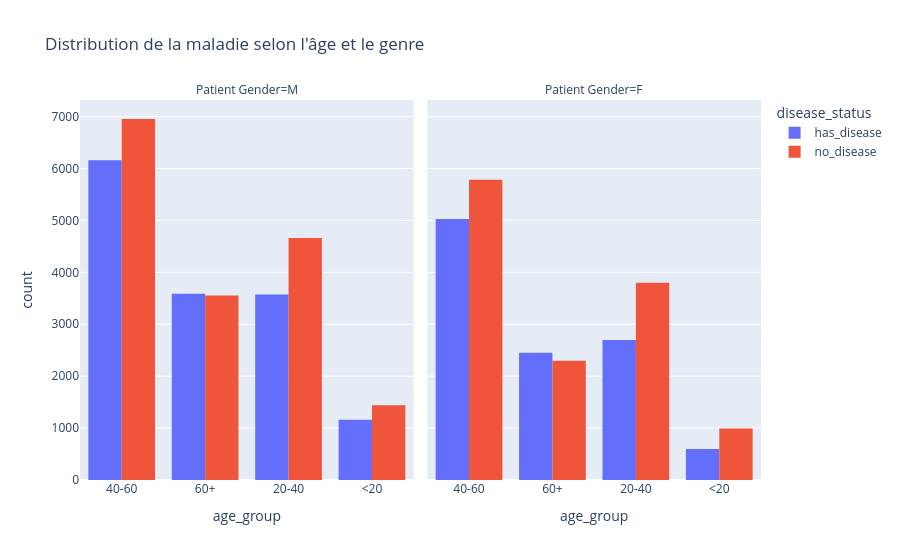

Write notebook code for a chart like this one.
### Code cell
fig = px.histogram(
    df,
    x="age_group",
    color="disease_status",
    facet_col="Patient Gender",
    barmode="group",
    title="Distribution de la maladie selon l'âge et le genre"
)

fig.show()

### Figure 1 — Plotly figure (JSON) as saved in the notebook; plotly's stock layout.template omitted (floating-point values rounded to 4 significant figures; data arrays with more than 128 entries replaced by an {"elided": "..."} marker saying what was removed)
{"data": [{"alignmentgroup": "True", "bingroup": "x", "hovertemplate": "disease_status=has_disease<br>Patient Gender=M<br>age_group=%{x}<br>count=%{y}<extra></extra>", "legendgroup": "has_disease", "marker": {"color": "#636efa", "pattern": {"shape": ""}}, "name": "has_disease", "offsetgroup": "has_disease", "orientation": "v", "showlegend": true, "type": "histogram", "x": {"elided": "14479 str values"}, "xaxis": "x", "yaxis": "y"}, {"alignmentgroup": "True", "bingroup": "x", "hovertemplate": "disease_status=has_disease<br>Patient Gender=F<br>age_group=%{x}<br>count=%{y}<extra></extra>", "legendgroup": "has_disease", "marker": {"color": "#636efa", "pattern": {"shape": ""}}, "name": "has_disease", "offsetgroup": "has_disease", "orientation": "v", "showlegend": false, "type": "histogram", "x": {"elided": "10779 str values"}, "xaxis": "x2", "yaxis": "y2"}, {"alignmentgroup": "True", "bingroup": "x", "hovertemplate": "disease_status=no_disease<br>Patient Gender=M<br>age_group=%{x}<br>count=%{y}<extra></extra>", "legendgroup": "no_disease", "marker": {"color": "#EF553B", "pattern": {"shape": ""}}, "name": "no_disease", "offsetgroup": "no_disease", "orientation": "v", "showlegend": true, "type": "histogram", "x": {"elided": "16606 str values"}, "xaxis": "x", "yaxis": "y"}, {"alignmentgroup": "True", "bingroup": "x", "hovertemplate": "disease_status=no_disease<br>Patient Gender=F<br>age_group=%{x}<br>count=%{y}<extra></extra>", "legendgroup": "no_disease", "marker": {"color": "#EF553B", "pattern": {"shape": ""}}, "name": "no_disease", "offsetgroup": "no_disease", "orientation": "v", "showlegend": false, "type": "histogram", "x": {"elided": "12873 str values"}, "xaxis": "x2", "yaxis": "y2"}], "layout": {"annotations": [{"font": {}, "showarrow": false, "text": "Patient Gender=M", "x": 0.245, "xanchor": "center", "xref": "paper", "y": 1, "yanchor": "bottom", "yref": "paper"}, {"font": {}, "showarrow": false, "text": "Patient Gender=F", "x": 0.755, "xanchor": "center", "xref": "paper", "y": 1, "yanchor": "bottom", "yref": "paper"}], "barmode": "group", "legend": {"title": {"text": "disease_status"}, "tracegroupgap": 0}, "title": {"text": "Distribution de la maladie selon l'âge et le genre"}, "xaxis": {"anchor": "y", "domain": [0, 0.49], "title": {"text": "age_group"}}, "xaxis2": {"anchor": "y2", "domain": [0.51, 1], "matches": "x", "title": {"text": "age_group"}}, "yaxis": {"anchor": "x", "domain": [0, 1], "title": {"text": "count"}}, "yaxis2": {"anchor": "x2", "domain": [0, 1], "matches": "y", "showticklabels": false}}}
